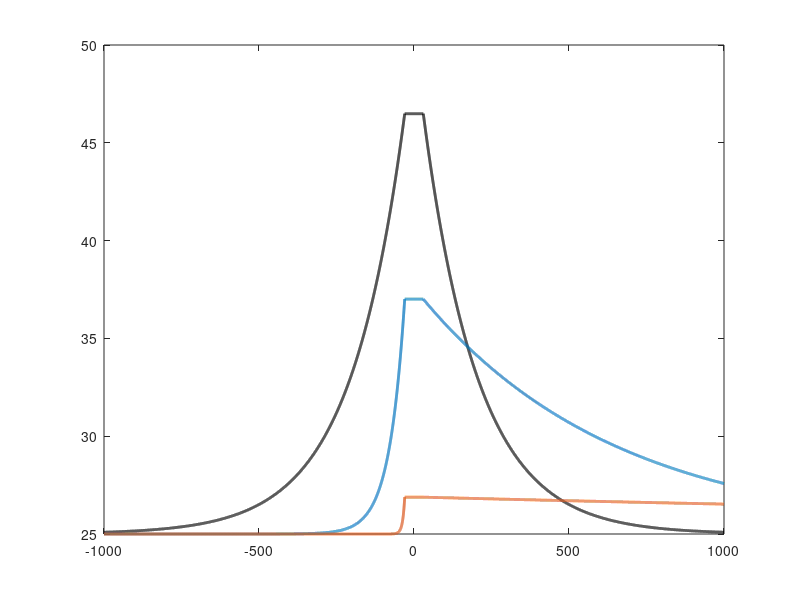

This figure's MATLAB source: (Note: this script raises an error after producing the figure.)
% Script by: Kithmin Wickremasinghe, 2022
% kithminr@ece.ubc.ca
  
% This script is used to model the principles of a non-intrusive calorimetric 
% flow rate sensor built on the ANT SoI process. 

% Acknowledgements - Samantha M. Grist (Calc_Dimensionless_ANT.m)

% Reference - Ahmed Tashfin Iftekhar, Jenny Che-Ting Ho, Axel Mellinger, and 
% Tolga Kaya , "3D modeling and characterization of a calorimetric flow rate 
% sensor for sweat rate sensing applications", Journal of Applied Physics 121, 
% 094505 (2017)s

clc;
close all;
clear all;

%%%%%%%%%%%%%%%%%%%%%%%%%%%%%%%%%%%%%%%%%%%%%%%%%%%%%%%%%%%%%%%%%%%%%%%%%%%%%%%%

% Constants
rho = 997;      % Density of water (kg/m^3)
Cp = 4184;      % Specific heat capacity of water (J/kg*K)
lf = 0.598;     % Thermal conductivity of water (W/m*K)
kSiO2 = 1.1;      % Thermal conductivity of SiO2 (W/m*K)
aFl = lf/(rho*Cp);  % Thermal diffusivity of water (m^2/s)
v_kin = 1.0023e-6;  % kinematic viscosity of water (m^2/s)
T_ambient = 25; % Ambient temperature (C)
T_initial = 20; % Initial temperature of fluid (C)

% ANT Process parameters
PECVD_Oxide_l = (2.2+0.3)*1e-6;
TiW_Heater_h = 200e-9;
TiW_Heater_Rs = 3.04; % (Ohm/square) - R = Rs*L/W
TiW_Heater_L = 580e-6; % (m)
TiW_Heater_W = 3e-6; % (m)
TiW_Heater_R = TiW_Heater_Rs*TiW_Heater_L/TiW_Heater_W; % (Ohm)
Voltage = 1; % (V)
P = Voltage^2/TiW_Heater_R;     % Constant heater power - V^2/R (W)
fprintf('The constant heater power is %f mW.\n',P*1e3);

% Sensor parameters
bh = 80e-6;     % Width of the heater (m)
dm = 100e-9;    % Thickness of PECVD SiO2 cladding layer (m)
lh = 60e-6;     % Length of heater (m)
lu = 65e-6;     % Distance from heater to upstream sensor (m)
ld = lu;     % Distance from heater to downstream sensor (m)
Ws = 22e-6;     % Sensor width, perpendicular to flow (m)
L = 220e-9;     % Sensor height, along flow direction (m)
RangeL = 10;
RangeU = 80;

% Channel parameters
Wc = 250e-6;    % channel width (m)
h = 250e-6;     % channel height (m)
Dh = 4*Wc*h/(2*(Wc+h)); % channel hydraulic diameter (m)
dx = 1e-7;
lX = 1000e-6; 

k = 0.5+kSiO2*dm/(lf*h); % Dimensionless factor (we can set it to 1/2)
fprintf('The dimensionless factor is %f.\n',k);

c = 60/1e-9;    % Conversion factor from (m^3/s) to (uL/min)
cx = 1e-9/60;   % Conversion factor from (uL/min) to (m^3/s) 

% Simulation parameters
Q1 = 0;         % Fluid flow rate (uL/min)
Q2 = 10;        % Fluid flow rate (uL/min)
Q3 = 80;        % Fluid flow rate (uL/min)

% Conversion for simulation
v1 = Q1*cx/(Wc*h); % Average linear fluid velocity in channel (m/s)
Re = v1*Dh/v_kin; % Reynolds Number
disp(['v1 = ', num2str(v1*1e3), ' mm/s; Re = ', num2str(Re)]);
v2 = Q2*cx/(Wc*h); % Average linear fluid velocity in channel (m/s)
Re = v2*Dh/v_kin; % Reynolds Number
disp(['v2 = ', num2str(v2*1e3), ' mm/s; Re = ', num2str(Re)]);
v3 = Q3*cx/(Wc*h); % Average linear fluid velocity in channel (m/s)
Re = v3*Dh/v_kin; % Reynolds Number
disp(['v3 = ', num2str(v3*1e3), ' mm/s; Re = ', num2str(Re)]);

% Flow with reynolds number (Re)
% i)   Re < 2000: Laminar flow
% ii)  2000 < Re < 4000: Transition Flow
% iii) Re > 4000: Turbulent flow

%%

% The heat distribution along the heater length was assumed to be uniform 
% and constant (not a good assumption), which in real case is dynamic in nature.

% We have 3 cases;
% i)   For when x< -lh/2
% ii)  For when -lh/2 <= x <= lh/2
% iii) For when x > lh/2
x_u = -lX:dx:-lh/2;
x_h = -lh/2:dx:+lh/2;
x_d = +lh/2:dx:lX;

% The heater temperature T0 can be calculated for constant heat power P
T0 = P./(lf*bh*(lh/h+sqrt(4*k + (v1.^2*h^2)/(4*aFl^2))));
fprintf('The heater temperature for Q1 is %f.\n',T0+T_ambient);

% The eigenvalues (1/m) of the second order diff. equation solution are given by
gamma_1 = (v1 + sqrt(v1.^2 + (16*(aFl^2)*(k))/h^2))/(4*aFl*k); % (1/m)
gamma_2 = (v1 - sqrt(v1.^2 + (16*(aFl^2)*(k))/h^2))/(4*aFl*k); % (1/m)

% The temperature distribution for each of the above cases is given by
T_d = T0.*(exp(gamma_2*(x_d-lh/2)));
T_h = T0.*ones(1,length(x_h));
T_u = T0.*(exp(gamma_1*(x_u+lh/2)));

%Plot the temperature distribution for different flow rates
figure;
X = [x_u x_h x_d];
T = [T_u T_h T_d];
plot(X*1e6,T+T_ambient,'LineWidth',2,'Color','k');
hold on;

%%%%%%%%%%%%%%

% The heater temperature T0 can be calculated for constant heat power P
T0 = P./(lf*bh*(lh/h+sqrt(4*k + (v2.^2*h^2)/(4*aFl^2))));
fprintf('The heater temperature for Q2 is %f.\n',T0+T_ambient);

% The eigenvalues (1/m) of the second order diff. equation solution are given by
gamma_1 = (v2 + sqrt(v2.^2 + (16*(aFl^2)*(k))/h^2))/(4*aFl*k); % (1/m)
gamma_2 = (v2 - sqrt(v2.^2 + (16*(aFl^2)*(k))/h^2))/(4*aFl*k); % (1/m)

% The temperature distribution for each of the above cases is given by
T_d = T0.*(exp(gamma_2*(x_d-lh/2))); 
T_h = T0.*ones(1,length(x_h));
T_u = T0.*(exp(gamma_1*(x_u+lh/2)));

%Plot the temperature distribution for different flow rates
X = [x_u x_h x_d];
T = [T_u T_h T_d];
plot(X*1e6,T+T_ambient,'LineWidth',2,'Color',[0 0.4470 0.7410]);
hold on;

%%%%%%%%%%%%%%

% The heater temperature T0 can be calculated for constant heat power P
T0 = P./(lf*bh*(lh/h+sqrt(4*k + (v3.^2*h^2)/(4*aFl^2))));
fprintf('The heater temperature for Q3 is %f.\n',T0+T_ambient);

% The eigenvalues (1/m) of the second order diff. equation solution are given by
gamma_1 = (v3 + sqrt(v3.^2 + (16*(aFl^2)*(k))/h^2))/(4*aFl*k); % (1/m)
gamma_2 = (v3 - sqrt(v3.^2 + (16*(aFl^2)*(k))/h^2))/(4*aFl*k); % (1/m)

% The temperature distribution for each of the above cases is given by
T_d = T0.*(exp(gamma_2*(x_d-lh/2)));
T_h = T0.*ones(1,length(x_h));
T_u = T0.*(exp(gamma_1*(x_u+lh/2)));

%Plot the temperature distribution for different flow rates
X = [x_u x_h x_d];
T = [T_u T_h T_d];
plot(X*1e6,T+T_ambient,'LineWidth',2,'Color',[0.8500 0.3250 0.0980]);
xline(-lu*1e6,'k-','Upstream','LineWidth',2);
xline(ld*1e6,'k-','Downstream','LineWidth',2);
xlabel('Displacement (\mum)','FontSize',12);
ylabel('T (degC)', 'FontSize', 15);
legend('Q = 0 \muL/min', 'Q = 10 \muL/min', 'Q = 80 \muL/min');
grid on;
%saveas(gcf,'1.jpg');

%%
%Considering the range 
%Considering the range 
Q = 0.1:0.1:3000;
v = Q*cx/(Wc*h);

% The heater temperature T0 can be calculated for constant heat power P
T0 = P./(lf*bh*(lh/h+sqrt(4*k + (v.^2*h^2)/(4*aFl^2))));

% The eigenvalues (1/m) of the second order diff. equation solution are given by
gamma_1 = (v + sqrt(v.^2 + (16*(aFl^2)*(k))/h^2))/(4*aFl*k); % (1/m)
gamma_2 = (v - sqrt(v.^2 + (16*(aFl^2)*(k))/h^2))/(4*aFl*k); % (1/m)

% Finally, temperature difference between the two sensors can be calculated as
deltaT = -T0.*((exp(gamma_2.*(ld-lh/2))) - (exp(gamma_1.*(-lu+lh/2))));

figure;
semilogx(Q,T0+T_ambient,'r-','LineWidth', 2);
xline(RangeL,'k-','Range - 10 \muL/min','LineWidth',2);
xline(RangeU,'k-','Range - 80 \muL/min','LineWidth',2);
xlabel('Flow Rate (\muL/min)','FontSize',12);
ylabel('Heater T (degC)', 'FontSize', 15);
grid on;
%saveas(gcf,'2.jpg');

figure;
semilogx(Q,deltaT,'r-','LineWidth', 2);
hold on;
xline(RangeL,'k-','Range - 10 \muL/min','LineWidth',2);
xline(RangeU,'k-','Range - 80 \muL/min','LineWidth',2);
xlabel('Flow Rate (\muL/min)','FontSize',12);
ylabel('\Delta T (degC)', 'FontSize', 15);
grid on;
%saveas(gcf,'3.jpg');

%%

% Optical Temperature Measurement

Voltage = 1; % (V)
P = Voltage^2/TiW_Heater_R;     % Constant heater power - V^2/R (W)
fprintf('The constant heater power is %f mW.\n',P*1e3);

Qo = 40;        % Fluid flow rate (uL/min)

% Conversion for simulation
vo = Qo*cx/(Wc*h); % Average linear fluid velocity in channel (m/s)
Re = vo*Dh/v_kin; % Reynolds Number
disp(['vo = ', num2str(vo*1e3), ' mm/s; Re = ', num2str(Re)]);

% The heater temperature T0 can be calculated for constant heat power P
T0 = P./(lf*bh*(lh/h+sqrt(4*k + (vo.^2*h^2)/(4*aFl^2))));
fprintf('The heater temperature for optical sensing case is %f.\n',T0+T_ambient);

% The eigenvalues (1/m) of the second order diff. equation solution are given by
gamma_1 = (vo + sqrt(vo.^2 + (16*(aFl^2)*(k))/h^2))/(4*aFl*k); % (1/m)
gamma_2 = (vo - sqrt(vo.^2 + (16*(aFl^2)*(k))/h^2))/(4*aFl*k); % (1/m)

% The temperature distribution for each of the above cases is given by
T_d = T0.*(exp(gamma_2*(x_d-lh/2)));
T_h = T0.*ones(1,length(x_h));
T_u = T0.*(exp(gamma_1*(x_u+lh/2)));

%Plot the temperature distribution for different flow rates
X = [x_u x_h x_d];
T = [T_u T_h T_d];

Tu = T(find(X==-lu))+T_ambient;  % Upstream Sensor Temperature
Td = T(find(X==ld))+T_ambient;   % Downstream Sensor Temperature
fprintf('The upstream sensor temperature is %f.\n',Tu);
fprintf('The downstream sensor temperature is %f.\n',Td);

% Microring Resonator without a temperature gradient

%lambda = (1525:0.0001:1580)*1e-9; % lambda: wavelength (m)
lambda = (1540:0.0001:1560)*1e-9; % lambda: wavelength (m)
Filter_type = 'all-pass'; % type: "all-pass" or "add-drop"
r = 11e-6;                % radius (m)
Lc = 0;                   % coupler length (m)
neff_T = 1.86e-4;         % Thermo-optic coefficient of Si (K) - Lukas Book                  
lambda_0 = 1546.41e-9;      % Resonant Wavelength

k=0.1; 
t=sqrt(1-k^2);         %coupling coefficients

neff = neff_lambda(lambda);
if lambda(1)==lambda(end)
	ng=neff - lambda(1) * (neff-neff_lambda(lambda(1)+0.1e-9)/0.1e-9);
else
   ng = neff(2:end) - (diff(neff)./diff(lambda)).* mean(lambda);  % for Q calculations
	ng = [ng(1) ng];
end

alpha_wg_dB=30;               % optical loss of optical waveguide, in dB/cm
alpha_wg=-log(10^(-alpha_wg_dB/10));% converted to /cm
L_rt=Lc*2+2*pi*r;
phi_rt=(2*pi./lambda).*neff*L_rt;
A=exp(-alpha_wg*100*L_rt);    % round-trip optical power attenuation
alpha_av=-log(A)/L_rt;        % average loss of the cavity
Qi=2*pi*ng./lambda/alpha_av;  % intrinsic quality factor

if (Filter_type=='all-pass')
	Ethru=(-sqrt(A)+t*exp(-1i*phi_rt)) ./ (-sqrt(A)*conj(t)+exp(-1i*phi_rt));
	Edrop=zeros(1,length(lambda));
	Qc=-(pi*L_rt*ng)./(lambda*log(abs(t)));
elseif (Filter_type=='add-drop')  % symmetrically coupled
	Ethru=(t-conj(t)*sqrt(A)*exp(1i*phi_rt)) ./ (1-sqrt(A)*conj(t)^2*exp(1i*phi_rt));
	Edrop=-conj(k)*k*sqrt(sqrt(A)*exp(1i*phi_rt)) ./ (1-sqrt(A)*conj(t)^2*exp(1i*phi_rt));
	Qc=-(pi*L_rt*ng)./(lambda*log(abs(t)))/2;
else
	error(1, 'The''Filter_type'' has to be ''all-pass'' or ''add-drop''.\n');
end

% Ring Resonators with a temperature gradient upstream and downstream
n_g = mean(ng);
lambda_u = lambda+(neff_T*(lambda_0/n_g)*(Tu-T_ambient));
lambda_d = lambda+(neff_T*(lambda_0/n_g)*(Td-T_ambient));

if (Filter_type=='all-pass')
    % Upstream
	Ethru_u=(-sqrt(A)+t*exp(-1i*phi_rt)) ./ (-sqrt(A)*conj(t)+exp(-1i*phi_rt));
	Edrop_u=zeros(1,length(lambda_u));
	Qc_u=-(pi*L_rt*ng)./(lambda_u*log(abs(t)));
    % Downstream
    Ethru_d=(-sqrt(A)+t*exp(-1i*phi_rt)) ./ (-sqrt(A)*conj(t)+exp(-1i*phi_rt));
	Edrop_d=zeros(1,length(lambda_d));
	Qc_d=-(pi*L_rt*ng)./(lambda_d*log(abs(t)));
elseif (Filter_type=='add-drop')  
    % Upstream
	Ethru_u=(t-conj(t)*sqrt(A)*exp(1i*phi_rt)) ./ (1-sqrt(A)*conj(t)^2*exp(1i*phi_rt));
	Edrop_u=-conj(k)*k*sqrt(sqrt(A)*exp(1i*phi_rt)) ./ (1-sqrt(A)*conj(t)^2*exp(1i*phi_rt));
	Qc_u=-(pi*L_rt*ng)./(lambda_u*log(abs(t)))/2;
    % Downstream
    Ethru_d=(t-conj(t)*sqrt(A)*exp(1i*phi_rt)) ./ (1-sqrt(A)*conj(t)^2*exp(1i*phi_rt));
	Edrop_d=-conj(k)*k*sqrt(sqrt(A)*exp(1i*phi_rt)) ./ (1-sqrt(A)*conj(t)^2*exp(1i*phi_rt));
	Qc_d=-(pi*L_rt*ng)./(lambda_d*log(abs(t)))/2;
else
	error(1, 'The''Filter_type'' has to be ''all-pass'' or ''add-drop''.\n');
end

figure;
plot(lambda*1e9,db(abs(Ethru)/2),'LineWidth',1,'Color',[0.8500 0.3250 0.0980]);
hold on;
plot(lambda_u*1e9,db(abs(Ethru_u)/2),'LineWidth',1,'Color','k');
hold on;
plot(lambda_d*1e9,db(abs(Ethru_d)/2),'LineWidth',1,'Color',[0 0.4470 0.7410]);
xlabel('Wavelength (nm)', 'FontSize', 12);
ylabel('Relative power (dB)','FontSize', 15);
title(['MRR Resonance Peak Shift at ',num2str(Qo),'\muL/min'])
legend('T=T_{amb}','T=T_u','T=T_d');
xlim ([1546 1547.5]);
grid on;

function [neff]=neff_lambda(lambda)
neff = 2.57 - 0.85*(lambda*1e6-1.55); % Lukas Book
end
